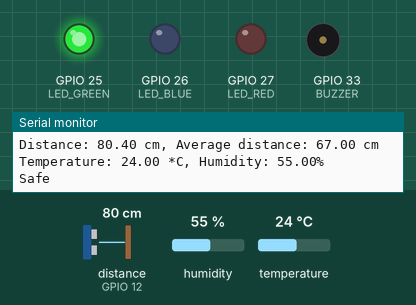
This sketch was run on a simulated ESP32. Shown: output pins drawn as LEDs (lit = HIGH), buzzer (waves = sounding, pin HIGH), the last lines printed to the serial monitor. Wiring (inferred from the names in the program): ultrasonic range finder: trigger GPIO 13; echo GPIO 12. Inputs (shaded band) come from the test bench; at power-on: distance to the obstacle (sensor on GPIO 12) 80 cm, humidity 55 %, temperature 24 °C. The echo pulse lasts 58.3 µs per cm; WiFi joins after 1.5 s; servers stay silent unless stated; pins used as bus, display or sensor lines are not drawn.

Above: at 8.9 s.
9.0 s: distance to the obstacle (sensor on GPIO 12) set to 63 cm
15.9 s: distance to the obstacle (sensor on GPIO 12) set to 57 cm
At 20.8 s:
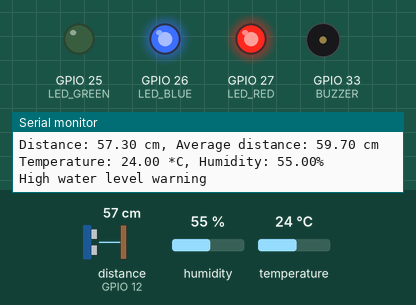
21.6 s: distance to the obstacle (sensor on GPIO 12) set to 25 cm
28.5 s: distance to the obstacle (sensor on GPIO 12) set to 21 cm
At 30.0 s:
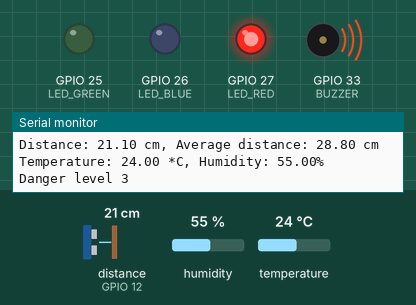
35.4 s: distance to the obstacle (sensor on GPIO 12) set to 29 cm
42.3 s: distance to the obstacle (sensor on GPIO 12) set to 32 cm
At 46.3 s:
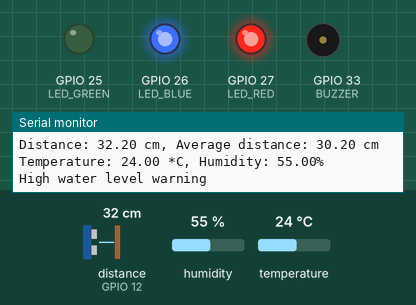
Timing chart, 0 to 47.8 s (numbered marks = the images above; inputs shaded):
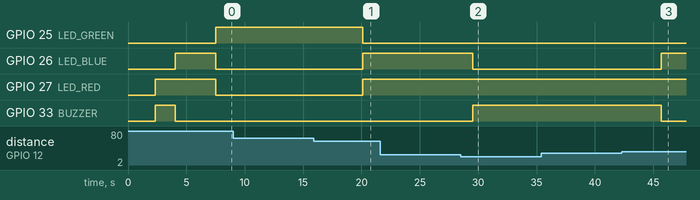

The sketch:

esp32_ARDUINO_IDE.ino
```cpp
#include <WiFi.h>
#include <DHT.h>
#include <FirebaseESP32.h>
#define FIREBASE_HOST "https://canhbaoluiot-default-rtdb.firebaseio.com/"
#define FIREBASE_AUTH "1PGsaifijhVXn08y4QkEIV6y7jYYTiQOHoY6KWwy"
FirebaseData fbdb;

#define WIFI_SSID "HOANG DUY"
#define WIFI_PASSWORD "20082006"

#define DHTPIN 4
#define DHTTYPE DHT11
DHT dht(DHTPIN, DHTTYPE);

#define TRIG_PIN 13

#define ECHO_PIN 12
#define LED_RED 27
#define LED_BLUE 26
#define LED_GREEN 25
#define BUZZER 33
unsigned long previousMillis = 0;

const float alpha = 0.2;
float avg_distance = 0, distance = 0;

float temperature, humidity;
int danger_level;

void setup() {
  Serial.begin(9600);
  dht.begin();
  pinMode(TRIG_PIN, OUTPUT);
  pinMode(ECHO_PIN, INPUT);
  pinMode(LED_RED, OUTPUT);
  pinMode(LED_BLUE, OUTPUT);
  pinMode(LED_GREEN, OUTPUT);
  pinMode(BUZZER, OUTPUT);
  WiFi.begin(WIFI_SSID, WIFI_PASSWORD);
  Serial.print("Connecting to WiFi");
  while (WiFi.status() != WL_CONNECTED) {
    Serial.print(".");
    delay(500);
  }
  Serial.println();
  Serial.print("Connected with IP: ");
  Serial.println(WiFi.localIP());
  Firebase.begin(FIREBASE_HOST, FIREBASE_AUTH);
}
void loop() {
  digitalWrite(TRIG_PIN, LOW);
  delayMicroseconds(2);
  digitalWrite(TRIG_PIN, HIGH);
  delayMicroseconds(10);
  digitalWrite(TRIG_PIN, LOW);
  distance = round((pulseIn(ECHO_PIN, HIGH) / 58.0) * 10) / 10.0;
  avg_distance = round((alpha * distance + (1 - alpha) * avg_distance) * 10) / 10.0;
  temperature = round(dht.readTemperature() * 10) / 10.0;
  humidity = round(dht.readHumidity() * 10) / 10.0;

  unsigned long currentMillis = millis();
  if (currentMillis - previousMillis >= 500) {
    previousMillis = currentMillis;
    Firebase.setInt(fbdb, "IoT/Muc_canh_bao", danger_level);
    Firebase.setFloat(fbdb, "IoT/Khoang_cach", distance);
    Firebase.setFloat(fbdb, "IoT/Trung_binh", avg_distance);
    Firebase.setFloat(fbdb, "IoT/Nhiet_do", temperature);
    Firebase.setFloat(fbdb, "IoT/Do_am", humidity);
  }
  Serial.println("------------------------------------------");
  Serial.print("Distance: ");
  Serial.print(distance);
  Serial.print(" cm, Average distance: ");
  Serial.print(avg_distance);
  Serial.println(" cm");
  Serial.print("Temperature: ");
  Serial.print(temperature);
  Serial.print(" *C, Humidity: ");
  Serial.print(humidity);
  Serial.println("%");
  if (avg_distance < 30) {
    danger_level = 3;
    digitalWrite(LED_RED, HIGH);// đèn đỏ
    digitalWrite(LED_BLUE, LOW);
    digitalWrite(LED_GREEN, LOW);
    digitalWrite(BUZZER, HIGH);
    Serial.println("Danger level 3");
  } else if (avg_distance < 60) {
    danger_level = 2;
    digitalWrite(LED_RED, HIGH);// đèn vàng
    digitalWrite(LED_BLUE, HIGH);
    digitalWrite(LED_GREEN, LOW);
    digitalWrite(BUZZER, LOW);
    Serial.println("High water level warning");
  } else {
    danger_level = 1;
    digitalWrite(LED_RED, LOW); // đèn xanh
    digitalWrite(LED_BLUE, LOW);
    digitalWrite(LED_GREEN, HIGH);
    digitalWrite(BUZZER, LOW);
    Serial.println("Safe");
  }

}
```

Measured:
- the behaviour switches between 58 and 57 cm on distance to the obstacle (sensor on GPIO 12) (found by bisection; images 0 and 1)
- the behaviour switches between 23 and 22 cm on distance to the obstacle (sensor on GPIO 12) (found by bisection; images 1 and 2)
- the behaviour switches between 31 and 32 cm on distance to the obstacle (sensor on GPIO 12) (found by bisection; images 2 and 3)
- after the input at 15.9 s, GPIO 25 (LED_GREEN): HIGH → LOW after 4.2 s; GPIO 26 (LED_BLUE), GPIO 27 (LED_RED): LOW → HIGH after 4.2 s
- after the input at 42.3 s, GPIO 26 (LED_BLUE): LOW → HIGH after 3.4 s; GPIO 33 (BUZZER): HIGH → LOW after 3.4 s
